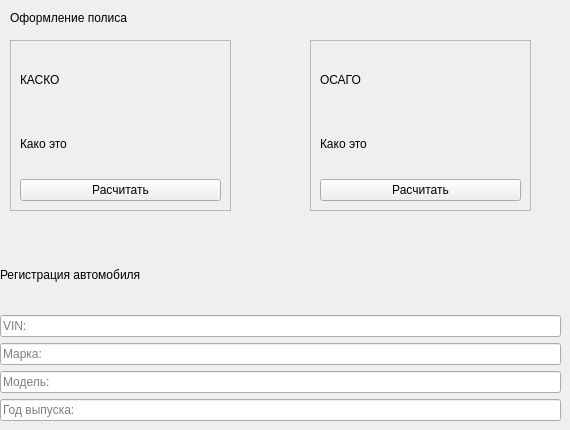
      <widget class="QWidget" name="page_2">
       <widget class="QLabel" name="label_3">
        <property name="geometry">
         <rect>
          <x>10</x>
          <y>10</y>
          <width>521</width>
          <height>16</height>
         </rect>
        </property>
        <property name="text">
         <string>Оформление полиса</string>
        </property>
       </widget>
       <widget class="QFrame" name="frame_3">
        <property name="geometry">
         <rect>
          <x>310</x>
          <y>40</y>
          <width>221</width>
          <height>171</height>
         </rect>
        </property>
        <property name="frameShape">
         <enum>QFrame::Shape::StyledPanel</enum>
        </property>
        <property name="frameShadow">
         <enum>QFrame::Shadow::Raised</enum>
        </property>
        <layout class="QVBoxLayout" name="verticalLayout_5">
         <item>
          <widget class="QLabel" name="label_9">
           <property name="text">
            <string>ОСАГО</string>
           </property>
          </widget>
         </item>
         <item>
          <widget class="QLabel" name="label_10">
           <property name="text">
            <string>Како это</string>
           </property>
          </widget>
         </item>
         <item>
          <widget class="QPushButton" name="pushButton_7">
           <property name="text">
            <string>Расчитать</string>
           </property>
          </widget>
         </item>
        </layout>
       </widget>
       <widget class="QWidget" name="widget_3" native="true">
        <property name="geometry">
         <rect>
          <x>0</x>
          <y>240</y>
          <width>561</width>
          <height>181</height>
         </rect>
        </property>
        <layout class="QVBoxLayout" name="verticalLayout_6">
         <item>
          <widget class="QLabel" name="label_11">
           <property name="text">
            <string>Регистрация автомобиля</string>
           </property>
          </widget>
         </item>
         <item>
          <widget class="QLineEdit" name="VIN">
           <property name="inputMask">
            <string/>
           </property>
           <property name="text">
            <string/>
           </property>
           <property name="placeholderText">
            <string>VIN:</string>
           </property>
          </widget>
         </item>
         <item>
          <widget class="QLineEdit" name="lineEdit_4">
           <property name="placeholderText">
            <string>Марка:</string>
           </property>
          </widget>
         </item>
         <item>
          <widget class="QLineEdit" name="lineEdit_6">
           <property name="placeholderText">
            <string>Модель:</string>
           </property>
          </widget>
         </item>
         <item>
          <widget class="QLineEdit" name="lineEdit_7">
           <property name="placeholderText">
            <string>Год выпуска:</string>
           </property>
          </widget>
         </item>
        </layout>
        <zorder>lineEdit_4</zorder>
        <zorder>label_11</zorder>
        <zorder>lineEdit_6</zorder>
        <zorder>VIN</zorder>
        <zorder>lineEdit_7</zorder>
       </widget>
       <widget class="QFrame" name="frame_2">
        <property name="geometry">
         <rect>
          <x>10</x>
          <y>40</y>
          <width>221</width>
          <height>171</height>
         </rect>
        </property>
        <property name="frameShape">
         <enum>QFrame::Shape::StyledPanel</enum>
        </property>
        <property name="frameShadow">
         <enum>QFrame::Shadow::Raised</enum>
        </property>
        <layout class="QVBoxLayout" name="verticalLayout_4">
         <item>
          <widget class="QLabel" name="label_7">
           <property name="text">
            <string>КАСКО</string>
           </property>
          </widget>
         </item>
         <item>
          <widget class="QLabel" name="label_8">
           <property name="text">
            <string>Како это</string>
           </property>
          </widget>
         </item>
         <item>
          <widget class="QPushButton" name="pushButton_2">
           <property name="text">
            <string>Расчитать</string>
           </property>
          </widget>
         </item>
        </layout>
       </widget>
      </widget>
